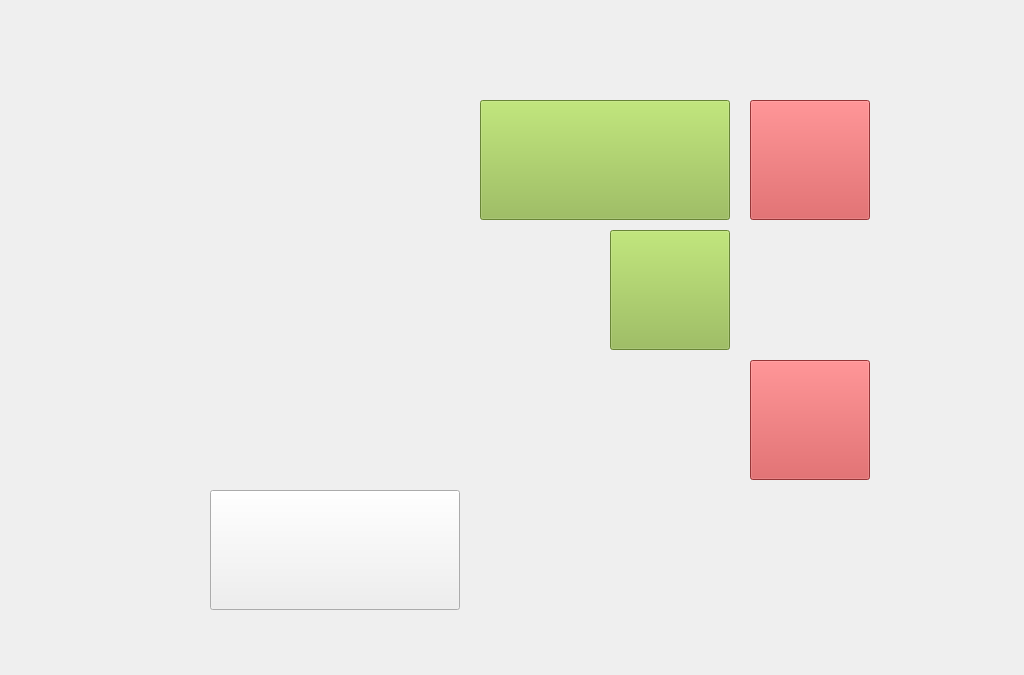
<?xml version="1.0" encoding="UTF-8"?>
<ui version="4.0">
 <class>AllBlocksForm</class>
 <widget class="QWidget" name="AllBlocksForm">
  <property name="geometry">
   <rect>
    <x>0</x>
    <y>0</y>
    <width>1024</width>
    <height>675</height>
   </rect>
  </property>
  <property name="sizePolicy">
   <sizepolicy hsizetype="Expanding" vsizetype="Expanding">
    <horstretch>0</horstretch>
    <verstretch>0</verstretch>
   </sizepolicy>
  </property>
  <property name="minimumSize">
   <size>
    <width>1024</width>
    <height>675</height>
   </size>
  </property>
  <property name="windowTitle">
   <string>Form</string>
  </property>
  <layout class="QGridLayout" name="gridLayout_4">
   <property name="margin">
    <number>0</number>
   </property>
   <property name="spacing">
    <number>0</number>
   </property>
   <item row="0" column="0">
    <widget class="QWidget" name="widgetLeft" native="true">
     <property name="sizePolicy">
      <sizepolicy hsizetype="Minimum" vsizetype="Minimum">
       <horstretch>0</horstretch>
       <verstretch>0</verstretch>
      </sizepolicy>
     </property>
     <property name="minimumSize">
      <size>
       <width>180</width>
       <height>675</height>
      </size>
     </property>
     <property name="maximumSize">
      <size>
       <width>180</width>
       <height>16777215</height>
      </size>
     </property>
     <property name="mouseTracking">
      <bool>true</bool>
     </property>
     <property name="styleSheet">
      <string notr="true">border-image: url(:/resource/images/common/Transparent_White_90.png);</string>
     </property>
    </widget>
   </item>
   <item row="0" column="1">
    <widget class="QWidget" name="widgetRight" native="true">
     <property name="mouseTracking">
      <bool>true</bool>
     </property>
     <property name="styleSheet">
      <string notr="true">QWidget#widgetRight
{
	border-image: url(:/resource/images/common/Transparent_Black_90.png);
}</string>
     </property>
     <widget class="QWidget" name="widget" native="true">
      <property name="geometry">
       <rect>
        <x>0</x>
        <y>0</y>
        <width>841</width>
        <height>51</height>
       </rect>
      </property>
      <property name="sizePolicy">
       <sizepolicy hsizetype="Minimum" vsizetype="Fixed">
        <horstretch>0</horstretch>
        <verstretch>0</verstretch>
       </sizepolicy>
      </property>
      <property name="minimumSize">
       <size>
        <width>0</width>
        <height>41</height>
       </size>
      </property>
      <widget class="QPushButton" name="pushButtonReturn">
       <property name="geometry">
        <rect>
         <x>790</x>
         <y>0</y>
         <width>50</width>
         <height>43</height>
        </rect>
       </property>
       <property name="styleSheet">
        <string notr="true">border-image: url(:/images/Back.png);</string>
       </property>
       <property name="text">
        <string/>
       </property>
       <property name="icon">
        <iconset resource="src.qrc">
         <normaloff>:/resource/images/common/Back.png</normaloff>:/resource/images/common/Back.png</iconset>
       </property>
       <property name="iconSize">
        <size>
         <width>50</width>
         <height>43</height>
        </size>
       </property>
       <property name="flat">
        <bool>true</bool>
       </property>
      </widget>
     </widget>
     <widget class="QWidget" name="widget_3" native="true">
      <property name="geometry">
       <rect>
        <x>570</x>
        <y>100</y>
        <width>250</width>
        <height>510</height>
       </rect>
      </property>
      <property name="sizePolicy">
       <sizepolicy hsizetype="Minimum" vsizetype="Minimum">
        <horstretch>0</horstretch>
        <verstretch>0</verstretch>
       </sizepolicy>
      </property>
      <property name="minimumSize">
       <size>
        <width>250</width>
        <height>510</height>
       </size>
      </property>
      <layout class="QGridLayout" name="gridLayout_3">
       <property name="margin">
        <number>0</number>
       </property>
       <property name="spacing">
        <number>10</number>
       </property>
       <item row="0" column="0">
        <widget class="PushButtonBlock" name="pushButtonInterrupts">
         <property name="sizePolicy">
          <sizepolicy hsizetype="Minimum" vsizetype="Minimum">
           <horstretch>0</horstretch>
           <verstretch>0</verstretch>
          </sizepolicy>
         </property>
         <property name="styleSheet">
          <string notr="true">background-color: rgb(211, 74, 76);</string>
         </property>
         <property name="text">
          <string/>
         </property>
        </widget>
       </item>
       <item row="0" column="1">
        <widget class="PushButtonBlock" name="pushButtonStorager">
         <property name="sizePolicy">
          <sizepolicy hsizetype="Minimum" vsizetype="Minimum">
           <horstretch>0</horstretch>
           <verstretch>0</verstretch>
          </sizepolicy>
         </property>
         <property name="styleSheet">
          <string notr="true">border-image: url(:/resource/images/bb_classify/Storager.png);</string>
         </property>
         <property name="text">
          <string/>
         </property>
         <property name="iconSize">
          <size>
           <width>120</width>
           <height>120</height>
          </size>
         </property>
         <property name="flat">
          <bool>true</bool>
         </property>
        </widget>
       </item>
       <item row="1" column="0">
        <widget class="PushButtonBlock" name="pushButtonEthernet">
         <property name="sizePolicy">
          <sizepolicy hsizetype="Minimum" vsizetype="Minimum">
           <horstretch>0</horstretch>
           <verstretch>0</verstretch>
          </sizepolicy>
         </property>
         <property name="styleSheet">
          <string notr="true">border-image: url(:/resource/images/bb_classify/Ethernet.png);</string>
         </property>
         <property name="text">
          <string/>
         </property>
         <property name="iconSize">
          <size>
           <width>120</width>
           <height>120</height>
          </size>
         </property>
         <property name="flat">
          <bool>true</bool>
         </property>
        </widget>
       </item>
       <item row="1" column="1">
        <widget class="PushButtonBlock" name="pushButtonLCD">
         <property name="sizePolicy">
          <sizepolicy hsizetype="Minimum" vsizetype="Minimum">
           <horstretch>0</horstretch>
           <verstretch>0</verstretch>
          </sizepolicy>
         </property>
         <property name="styleSheet">
          <string notr="true">border-image: url(:/resource/images/bb_classify/LCD.png);</string>
         </property>
         <property name="text">
          <string/>
         </property>
         <property name="iconSize">
          <size>
           <width>120</width>
           <height>120</height>
          </size>
         </property>
         <property name="flat">
          <bool>true</bool>
         </property>
        </widget>
       </item>
       <item row="2" column="0">
        <widget class="PushButtonBlock" name="pushButtonI2C">
         <property name="sizePolicy">
          <sizepolicy hsizetype="Minimum" vsizetype="Minimum">
           <horstretch>0</horstretch>
           <verstretch>0</verstretch>
          </sizepolicy>
         </property>
         <property name="styleSheet">
          <string notr="true">background-color: rgb(211, 74, 76);</string>
         </property>
         <property name="text">
          <string/>
         </property>
        </widget>
       </item>
       <item row="2" column="1">
        <widget class="PushButtonBlock" name="pushButtonUser">
         <property name="sizePolicy">
          <sizepolicy hsizetype="Minimum" vsizetype="Minimum">
           <horstretch>0</horstretch>
           <verstretch>0</verstretch>
          </sizepolicy>
         </property>
         <property name="styleSheet">
          <string notr="true">border-image: url(:/resource/images/bb_classify/UserBlock.png);</string>
         </property>
         <property name="text">
          <string/>
         </property>
         <property name="iconSize">
          <size>
           <width>120</width>
           <height>120</height>
          </size>
         </property>
         <property name="flat">
          <bool>true</bool>
         </property>
        </widget>
       </item>
       <item row="3" column="0" colspan="2">
        <widget class="PushButtonBlock" name="pushButtonUnknown">
         <property name="sizePolicy">
          <sizepolicy hsizetype="Minimum" vsizetype="Minimum">
           <horstretch>0</horstretch>
           <verstretch>0</verstretch>
          </sizepolicy>
         </property>
         <property name="styleSheet">
          <string notr="true">border-image: url(:/resource/images/bb_classify/Unknown.png);</string>
         </property>
         <property name="text">
          <string/>
         </property>
         <property name="iconSize">
          <size>
           <width>248</width>
           <height>120</height>
          </size>
         </property>
         <property name="flat">
          <bool>true</bool>
         </property>
        </widget>
       </item>
      </layout>
     </widget>
     <widget class="QWidget" name="widget_2" native="true">
      <property name="geometry">
       <rect>
        <x>300</x>
        <y>100</y>
        <width>250</width>
        <height>510</height>
       </rect>
      </property>
      <property name="sizePolicy">
       <sizepolicy hsizetype="Minimum" vsizetype="Minimum">
        <horstretch>0</horstretch>
        <verstretch>0</verstretch>
       </sizepolicy>
      </property>
      <property name="minimumSize">
       <size>
        <width>250</width>
        <height>510</height>
       </size>
      </property>
      <layout class="QGridLayout" name="gridLayout_2">
       <property name="margin">
        <number>0</number>
       </property>
       <property name="spacing">
        <number>10</number>
       </property>
       <item row="0" column="0" colspan="2">
        <widget class="PushButtonBlock" name="pushButtonSerial">
         <property name="sizePolicy">
          <sizepolicy hsizetype="Minimum" vsizetype="Minimum">
           <horstretch>0</horstretch>
           <verstretch>0</verstretch>
          </sizepolicy>
         </property>
         <property name="styleSheet">
          <string notr="true">background-color: rgb(146, 186, 73);</string>
         </property>
         <property name="text">
          <string/>
         </property>
        </widget>
       </item>
       <item row="1" column="0">
        <widget class="PushButtonBlock" name="pushButtonAdv">
         <property name="sizePolicy">
          <sizepolicy hsizetype="Minimum" vsizetype="Minimum">
           <horstretch>0</horstretch>
           <verstretch>0</verstretch>
          </sizepolicy>
         </property>
         <property name="styleSheet">
          <string notr="true">border-image: url(:/resource/images/bb_classify/AdvIO.png);</string>
         </property>
         <property name="text">
          <string/>
         </property>
         <property name="iconSize">
          <size>
           <width>120</width>
           <height>120</height>
          </size>
         </property>
         <property name="flat">
          <bool>true</bool>
         </property>
        </widget>
       </item>
       <item row="1" column="1">
        <widget class="PushButtonBlock" name="pushButtonConvert">
         <property name="sizePolicy">
          <sizepolicy hsizetype="Minimum" vsizetype="Minimum">
           <horstretch>0</horstretch>
           <verstretch>0</verstretch>
          </sizepolicy>
         </property>
         <property name="styleSheet">
          <string notr="true">background-color: rgb(146, 186, 73);</string>
         </property>
         <property name="text">
          <string/>
         </property>
        </widget>
       </item>
       <item row="2" column="0">
        <widget class="PushButtonBlock" name="pushButtonBluetooth">
         <property name="sizePolicy">
          <sizepolicy hsizetype="Minimum" vsizetype="Minimum">
           <horstretch>0</horstretch>
           <verstretch>0</verstretch>
          </sizepolicy>
         </property>
         <property name="styleSheet">
          <string notr="true">border-image: url(:/resource/images/bb_classify/Bluetooth.png);</string>
         </property>
         <property name="text">
          <string/>
         </property>
         <property name="iconSize">
          <size>
           <width>120</width>
           <height>120</height>
          </size>
         </property>
         <property name="flat">
          <bool>true</bool>
         </property>
        </widget>
       </item>
       <item row="2" column="1">
        <widget class="PushButtonBlock" name="pushButtonMoto">
         <property name="sizePolicy">
          <sizepolicy hsizetype="Minimum" vsizetype="Minimum">
           <horstretch>0</horstretch>
           <verstretch>0</verstretch>
          </sizepolicy>
         </property>
         <property name="styleSheet">
          <string notr="true">border-image: url(:/resource/images/bb_classify/moto.png);</string>
         </property>
         <property name="text">
          <string/>
         </property>
         <property name="iconSize">
          <size>
           <width>120</width>
           <height>120</height>
          </size>
         </property>
         <property name="flat">
          <bool>true</bool>
         </property>
        </widget>
       </item>
       <item row="3" column="0" colspan="2">
        <widget class="PushButtonBlock" name="pushButtonMath">
         <property name="sizePolicy">
          <sizepolicy hsizetype="Minimum" vsizetype="Minimum">
           <horstretch>0</horstretch>
           <verstretch>0</verstretch>
          </sizepolicy>
         </property>
         <property name="styleSheet">
          <string notr="true">border-image: url(:/resource/images/bb_classify/Math.png);</string>
         </property>
         <property name="text">
          <string/>
         </property>
         <property name="iconSize">
          <size>
           <width>248</width>
           <height>120</height>
          </size>
         </property>
         <property name="flat">
          <bool>true</bool>
         </property>
        </widget>
       </item>
      </layout>
     </widget>
     <widget class="QWidget" name="widget_1" native="true">
      <property name="geometry">
       <rect>
        <x>30</x>
        <y>100</y>
        <width>250</width>
        <height>510</height>
       </rect>
      </property>
      <property name="sizePolicy">
       <sizepolicy hsizetype="Minimum" vsizetype="Minimum">
        <horstretch>0</horstretch>
        <verstretch>0</verstretch>
       </sizepolicy>
      </property>
      <property name="minimumSize">
       <size>
        <width>250</width>
        <height>510</height>
       </size>
      </property>
      <layout class="QGridLayout" name="gridLayout">
       <property name="margin">
        <number>0</number>
       </property>
       <property name="spacing">
        <number>10</number>
       </property>
       <item row="0" column="0">
        <widget class="PushButtonBlock" name="pushButtonDigital">
         <property name="sizePolicy">
          <sizepolicy hsizetype="Minimum" vsizetype="Minimum">
           <horstretch>0</horstretch>
           <verstretch>0</verstretch>
          </sizepolicy>
         </property>
         <property name="styleSheet">
          <string notr="true">border-image: url(:/resource/images/bb_classify/DigitalIO.png);</string>
         </property>
         <property name="text">
          <string/>
         </property>
         <property name="iconSize">
          <size>
           <width>120</width>
           <height>120</height>
          </size>
         </property>
         <property name="flat">
          <bool>true</bool>
         </property>
        </widget>
       </item>
       <item row="0" column="1">
        <widget class="PushButtonBlock" name="pushButtonAnalog">
         <property name="sizePolicy">
          <sizepolicy hsizetype="Minimum" vsizetype="Minimum">
           <horstretch>0</horstretch>
           <verstretch>0</verstretch>
          </sizepolicy>
         </property>
         <property name="styleSheet">
          <string notr="true">border-image: url(:/resource/images/bb_classify/AnalogIO.png);</string>
         </property>
         <property name="text">
          <string/>
         </property>
         <property name="iconSize">
          <size>
           <width>120</width>
           <height>120</height>
          </size>
         </property>
         <property name="flat">
          <bool>true</bool>
         </property>
        </widget>
       </item>
       <item row="1" column="0" colspan="2">
        <widget class="PushButtonBlock" name="pushButtonTime">
         <property name="sizePolicy">
          <sizepolicy hsizetype="Minimum" vsizetype="Minimum">
           <horstretch>0</horstretch>
           <verstretch>0</verstretch>
          </sizepolicy>
         </property>
         <property name="styleSheet">
          <string notr="true">border-image: url(:/resource/images/bb_classify/Time.png);</string>
         </property>
         <property name="text">
          <string/>
         </property>
         <property name="iconSize">
          <size>
           <width>248</width>
           <height>120</height>
          </size>
         </property>
         <property name="flat">
          <bool>true</bool>
         </property>
        </widget>
       </item>
       <item row="2" column="0">
        <widget class="PushButtonBlock" name="pushButtonServo">
         <property name="sizePolicy">
          <sizepolicy hsizetype="Minimum" vsizetype="Minimum">
           <horstretch>0</horstretch>
           <verstretch>0</verstretch>
          </sizepolicy>
         </property>
         <property name="styleSheet">
          <string notr="true">border-image: url(:/resource/images/bb_classify/Servo.png);</string>
         </property>
         <property name="text">
          <string/>
         </property>
         <property name="iconSize">
          <size>
           <width>120</width>
           <height>120</height>
          </size>
         </property>
         <property name="flat">
          <bool>true</bool>
         </property>
        </widget>
       </item>
       <item row="2" column="1">
        <widget class="PushButtonBlock" name="pushButtonFlow">
         <property name="sizePolicy">
          <sizepolicy hsizetype="Minimum" vsizetype="Minimum">
           <horstretch>0</horstretch>
           <verstretch>0</verstretch>
          </sizepolicy>
         </property>
         <property name="styleSheet">
          <string notr="true">border-image: url(:/resource/images/bb_classify/Flow.png);</string>
         </property>
         <property name="text">
          <string/>
         </property>
         <property name="iconSize">
          <size>
           <width>120</width>
           <height>120</height>
          </size>
         </property>
         <property name="flat">
          <bool>true</bool>
         </property>
        </widget>
       </item>
       <item row="3" column="0" colspan="2">
        <widget class="PushButtonBlock" name="pushButtonMindKit">
         <property name="sizePolicy">
          <sizepolicy hsizetype="Minimum" vsizetype="Minimum">
           <horstretch>0</horstretch>
           <verstretch>0</verstretch>
          </sizepolicy>
         </property>
         <property name="font">
          <font>
           <pointsize>14</pointsize>
          </font>
         </property>
         <property name="styleSheet">
          <string notr="true">border-image: url(:/resource/images/bb_classify/mindkit.png);</string>
         </property>
         <property name="text">
          <string/>
         </property>
         <property name="flat">
          <bool>false</bool>
         </property>
        </widget>
       </item>
      </layout>
     </widget>
    </widget>
   </item>
  </layout>
 </widget>
 <customwidgets>
  <customwidget>
   <class>PushButtonBlock</class>
   <extends>QPushButton</extends>
   <header>PushButtonBlock.h</header>
  </customwidget>
 </customwidgets>
 <resources>
  <include location="src.qrc"/>
 </resources>
 <connections/>
</ui>
